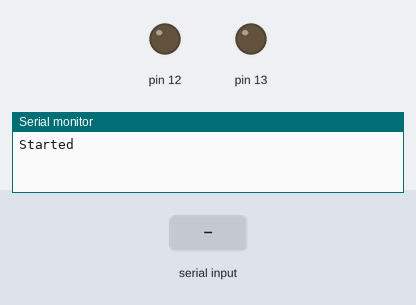
This sketch was run on a simulated Arduino Uno, built with avr-gcc and run on an emulated ATmega328P. Parts: output pins drawn as LEDs (lit = HIGH), the last lines printed to the serial monitor. Inputs (shaded band) come from the test bench.

Above: at 1.2 s.
1.3 s: "1\n" received over Serial
At 2.35 s:
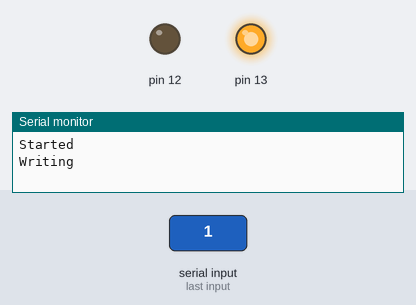
Timing chart, 0 to 4.3 s (numbered marks = the images above; inputs shaded):
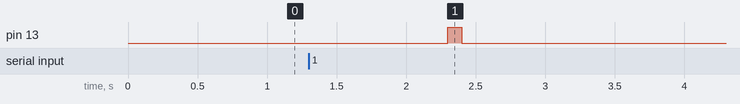

Measured:
- after the input at 1.3 s, pin 13: LOW → HIGH after 1.0 s, → LOW 0.10 s later

The sketch:

morse.ino
```cpp
void setup() {
  Serial.begin(115200);
  pinMode(12, OUTPUT);
  pinMode(13, OUTPUT);
  Serial.println("Started");
}

void liga(){
  //digitalWrite(2,1);
  digitalWrite(13, 1);
} void desliga(){
  //digitalWrite(2,0);
  digitalWrite(13, 0);
}

unsigned long m[5] =
{0b000000101000111010111000010100,
0b110111010000110000101100110010,
0b101110011000011100110100101010,
0b001000100000100100111101110110,
0b111011111001100110110001100010};

void morse(String str, int cont){
  if (str.length() == cont) return;
  byte c = str.charAt(cont);
  if (c == 10) return;
  if (c == 32){
    delay(700);
    morse(str, cont+1);
  } c -= 97;
  byte pos = m[c/5]>>(6*(c-5*(c/5)));
  byte sz = ~(pos>>4)&3;
  for (int i = 3; i >= sz; i--){
    liga();
    if (bitRead(pos,i)){
      delay(300);
    } else {
      delay(100);
    } desliga();
    delay(100);
  } delay(300);
  morse(str, cont+1);
}

void loop() {
  if (Serial.available() > 0){
    Serial.println("Writing");
    //digitalWrite(4, 1);
    morse(Serial.readString(), 0);
    //digitalWrite(4, 0);
    Serial.println("Finished");
  }
}


/*
byte pos = command/5;
byte shift = 6*(command-5*pos);
int sz = ~(m[pos]>>(shift+4))&3;
for (int i = 3; i >= sz; i--){
  if (bitRead(m[pos]>>shift,i)){Serial.print('-');}
  else {Serial.print('.');}
}
*/
//there's a faster way... the bytes tell the letter you need to jump to... (5 to tell where to jump - 1 to contain the bit... so maybe not that fast)
//010100111000111010101000000000110010101100110000010000110111101010110100011100011000101110110110111101100100100000001000100010110001100110111001111011111100
//unsigned long m[5] = {0b010100111000111010101000000000,0b110010101100110000010000110111,0b101010110100011100011000101110,0b110110111101100100100000001000,0b100010110001100110111001111011}; //,0b111100
//Vai pro vetor certo
//Pega a posicao certa
//Ve qual o tamanho da palavra por (xx)xxxx
//pra cada bit, pisca e faz o delay
//for (int i = 5; i > 0; i--){
   //Serial.println(m[i], BIN);
   //Serial.print(bitRead(x, i));
//}
//Serial.println("");
//for (int i = 29; i > 0; i--){
//  Serial.print(bitRead(m[(command-97)/5],i));
//}
//for (int i = 5; i >= 0; i--){
//  Serial.print(bitRead(m[pos]>>shift+4,i));
//}
```
